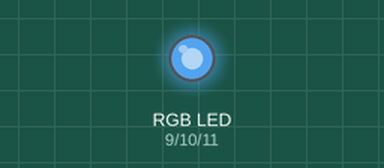
Recording of a sketch running on a simulated Arduino Uno, built with avr-gcc and run on an emulated ATmega328P. On the bench: an RGB LED mixed from three pins (HIGH = lit). Dim RGB values are drawn brighter than linear.

Above: at 0.17 s.
At 0.79 s:
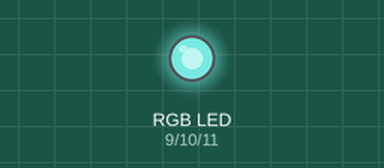
At 5.97 s:
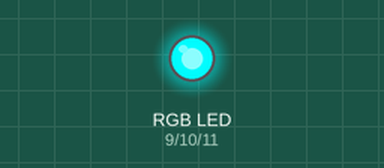
At 7.78 s:
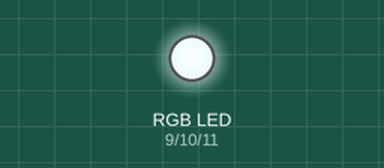
At 9.4 s:
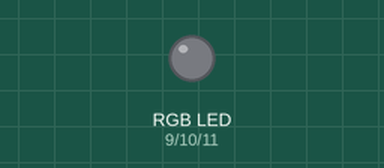
At 13.65 s:
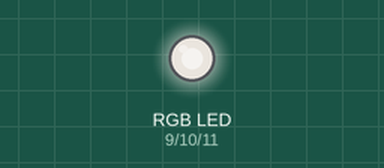
Timing chart, 0 to 13.7 s (numbered marks = the images above):
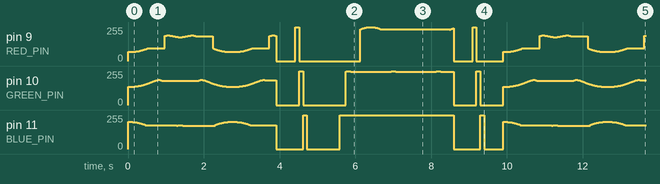

The sketch:

Circuit_03_modified.ino
```cpp
const int RED_PIN = 9;
const int GREEN_PIN = 10;
const int BLUE_PIN = 11;

void setup() {
  pinMode(RED_PIN, OUTPUT);
  pinMode(GREEN_PIN, OUTPUT);
  pinMode(BLUE_PIN, OUTPUT);
}

void loop() {
  float x, xR, xG, xB, x2sum;

  for (x = 0; x < 3*5*7*3142; x++) {

    xR = 255*abs(sin(2*x/1000));
    xG = 255*abs(sin(4*x/1000));
    xB = 255*abs(sin(6*x/1000));

    // normalize intensities
    x2sum = pow(xR,2)+pow(xG,2)+pow(xB,2);
    if ( x2sum < 0.05 ) { xR = 0; xG = 0; xB = 0; } // get rid of div/zero problems
    else {
      xR = 255*sqrt(pow(xR,2)/x2sum);
      xG = 255*sqrt(pow(xG,2)/x2sum);
      xB = 255*sqrt(pow(xB,2)/x2sum);
    }
    //showRGB( 0, 0, 255 ); // testing
    showRGB( int(xR), int(xG), int(xB) );
    delay(1);
  }

  // blink between sets
  showRGB(0,0,0); delay(500);
  showRGB(255,0,0); delay(100); showRGB(0,255,0); delay(100); showRGB(0,0,255); delay(100);
  showRGB(0,0,0); delay(500);

  for (x = 0; x < 3*5*7*3142; x++) {

    xR = 255*abs(sin(2*x/1000));
    xG = 255*abs(sin(4*x/1000));
    xB = 255*abs(sin(6*x/1000));

    showRGB( int(xR), int(xG), int(xB) );
    delay(1);
  }

  // blink between sets
  showRGB(0,0,0); delay(500);
  showRGB(255,0,0); delay(100); showRGB(0,255,0); delay(100); showRGB(0,0,255); delay(100);
  showRGB(0,0,0); delay(500);
}

void showRGB(int redIntensity, int greenIntensity, int blueIntensity) {
  // check inputs, must be 0-255
  if ( redIntensity < 0 || greenIntensity < 0 || blueIntensity < 0 ) return;
  if ( redIntensity > 255 || greenIntensity > 255 || blueIntensity > 255 ) return;

  analogWrite(RED_PIN, redIntensity);
  analogWrite(BLUE_PIN, blueIntensity);
  analogWrite(GREEN_PIN, greenIntensity);
}
```
